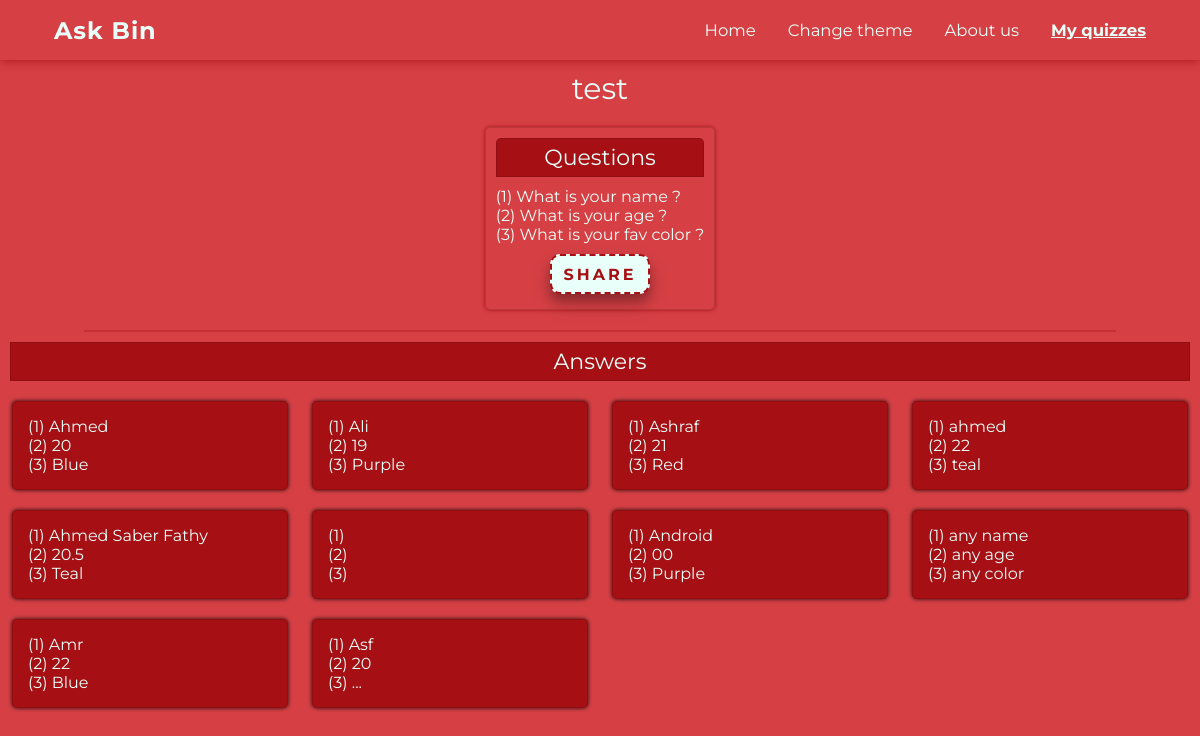
The app's page /viewQuiz.php?name=test (signed in) with its own data.
### tables this page shows
CREATE TABLE `forms` (
  `id` smallint(11) NOT NULL,
  `owner` varchar(255) NOT NULL,
  `formname` varchar(255) NOT NULL,
  `numberofquestions` smallint(11) NOT NULL,
  `questions` varchar(2550) NOT NULL
);

CREATE TABLE `submits` (
  `id` int(11) NOT NULL,
  `owner` varchar(255) NOT NULL,
  `formname` varchar(255) NOT NULL,
  `answers` varchar(2550) NOT NULL
);

### viewQuiz.php (the view, shortened to what this page needs)
<?php
include 'config.php';
?>
<!DOCTYPE html>
<html lang="en">
<head>
    <link rel="stylesheet" href="https://cdnjs.cloudflare.com/ajax/libs/font-awesome/5.15.1/css/all.min.css">
    <link rel="stylesheet" href="style.css">
</head>
<body>
    <header>
        <h1>Ask Bin</h1>
        <section class="menu">
            <ul class="menu-list">
                <li><a href="home.php">Home</a></li>
                <li onclick="theme()">Change theme</li>
                <li><a href="about.php">About us</a></li>
                <li class="active"><a href="login.php">My quizzes</a></li>
            </ul>
        </section>
    </header>
    <?php
        if (isset($_GET['name'])) {
            $formname = $_GET['name'];
            $owner = $_SESSION['username'];
            $sql = "SELECT * FROM forms WHERE owner='$owner' AND formname='$formname'";
            $result = mysqli_query($conn, $sql);
            while($row = mysqli_fetch_row($result)){
                echo '<p class="quizName">'.$row[2].'</p>';
                echo '<section class="questions">
                <p class="qa">Questions</p>';
                echo '<pre class="question">'.$row[4].'</pre>';
                echo '<button class="btn cta" onclick="copied();">Share</button>';
                echo '</section><hr>';
            }
            echo '<p class="qa qa2">Answers</p>
            <section class="answers">';
            $sql = "SELECT * FROM submits WHERE owner='$owner' AND formname='$formname'";
            $result = mysqli_query($conn, $sql);
            while($row = mysqli_fetch_row($result)){
                echo '<div class="answer">';
                echo '<pre class="answered">'.$row[3].'</pre>';
                echo '</div>';
            }
            echo '</section>';
        } else {
            header("Location: myQuizzes.php");
        }
    ?>
</body>
</html>

### style.css (style rules this page uses)
:root { --pri: #E9FFF9; --sec: #a61015; --sec2: #D64045; }
* { margin: 0; padding: 0; box-sizing: border-box; font-family: 'Montserrat', sans-serif; }
body { min-height: 100vh; width: 100%; background-color: var(--sec2); display: flex; flex-direction: column; padding-top: 50px; }
header { color: var(--pri); box-shadow: 0px 0px 10px var(--sec); background-color: var(--sec2); position: fixed; top: 0; height: 60px; width: 100%; display: flex; justify-content: space-between; align-items: center; padding: 0 54px; font-size: 15px; }
header h1 { font-size: 1.6em; letter-spacing: 1px; cursor: pointer; transition-duration: 0.2s; }
.menu { display: flex; }
.menu-list { list-style: none; display: flex; }
.menu-list li { display: inline-block; margin-left: 32px; font-size: 1.1em; cursor: pointer; transition: color 0.3s; }
.menu-list li.active, .menu-list li:hover { color: var(--pri); font-weight: bold; text-decoration: underline; }
a { color: var(--pri); text-decoration: none; }
hr { width: 86%; opacity: 0.35; margin-left: 7%; border: 1px solid var(--sec); z-index: -1; }
button.cta { border: 2px dashed var(--sec); outline: none; background-color: var(--pri); color: var(--sec); font-size: 16px; height: 60px; width: 250px; font-weight: bold; letter-spacing: 3px; text-transform: uppercase; border-radius: 10px; box-shadow: 0 10px 20px #0003, 0 7px 10px #0003; cursor: pointer; transition-duration: 0.2s; }
::placeholder { font-size:20px; color: #0005; }
.quizName { padding: 20px 0 0 0; font-size:30px; color: var(--pri); text-align: center; }
.questions { width: fit-content; margin: 20px auto; padding: 10px; border: 1px solid #0002; box-shadow: 0px 0px 4px var(--sec); border-radius: 5px; }
.question , .answered { color: var(--pri); }
.qa { text-align: center; color: var(--pri); font-size:22px; padding: 5px 0px; margin: 0px 0px 10px 0px; background-color: var(--sec); border: 1px solid #0002; border-radius: 5px 5px 0px 0px; }
.qa2 { border-radius: 0px; margin: 10px; }
.answer { width: 23%; transition-duration: 0.4s; margin:10px 1%; float: left; background-color: var(--sec); padding: 15px; border: 1px solid #0002; box-shadow: 0px 0px 4px #000d; border-radius: 5px; z-index: -1; }
.questions .btn { width: 100px; height: 40px; font-size: 16px; margin: 10px 0px 5px calc(50% - 50px); }

### records on screen
forms: formname "test", questions "(1) What is your name ? (2) What is your age ? (3) What is your fav color ?"
submits: answers "(1) Ahmed (2) 20 (3) Blue"
submits: answers "(1) Ali (2) 19 (3) Purple"
submits: answers "(1) Ashraf (2) 21 (3) Red"
submits: answers "(1) ahmed (2) 22 (3) teal"
submits: answers "(1) Ahmed Saber Fathy (2) 20.5 (3) Teal"
submits: answers "(1) (2) (3)"
submits: answers "(1) Android (2) 00 (3) Purple"
submits: answers "(1) any name (2) any age (3) any color"
submits: answers "(1) Amr (2) 22 (3) Blue"
submits: answers "(1) Asf (2) 20 (3) ..."
